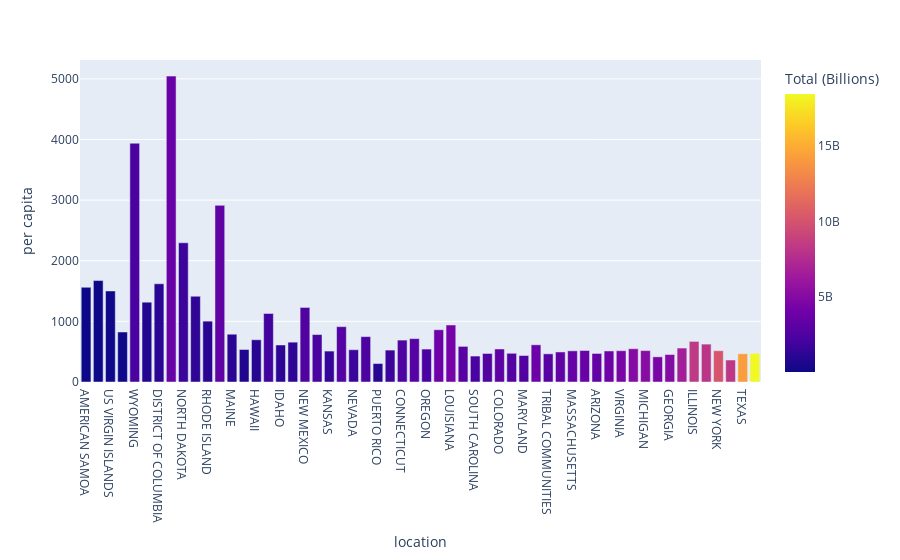

Write notebook code for a chart like this one.
### Code cell
fig = px.bar(combined, x='location', y='per capita',
             hover_data=['Population', 'Total (Billions)','per capita'], color='Total (Billions)',
             labels={'pop':'Population of US States/Territiories'}
             )
fig.show()
